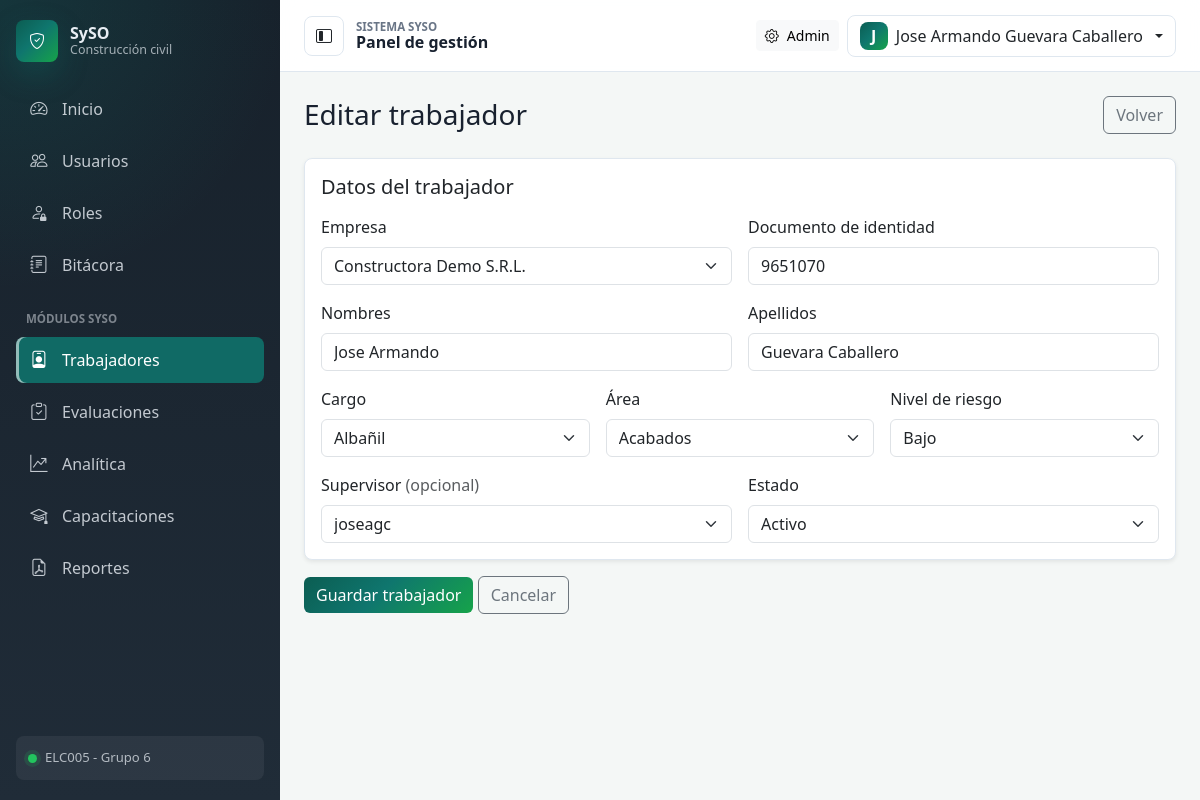
/trabajadores/3/editar/ (signed in), run on the app's committed database.
### apps/workers/models.py (models this page shows, shortened)
class Trabajador(models.Model):
    class Estado(models.TextChoices):
        ACTIVO = 'ACTIVO', 'Activo'
        INACTIVO = 'INACTIVO', 'Inactivo'
    empresa = models.ForeignKey(Empresa, on_delete=models.PROTECT, related_name='trabajadores')
    nombres = models.CharField('Nombres', max_length=120)
    apellidos = models.CharField('Apellidos', max_length=120)
    documento = models.CharField('Documento de identidad', max_length=30, unique=True)
    cargo = models.ForeignKey(Cargo, on_delete=models.PROTECT, related_name='trabajadores')
    area = models.ForeignKey(Area, on_delete=models.PROTECT, related_name='trabajadores')
    nivel_riesgo = models.ForeignKey(NivelRiesgo, on_delete=models.PROTECT, related_name='trabajadores')
    supervisor = models.ForeignKey(
        settings.AUTH_USER_MODEL,
        on_delete=models.SET_NULL,
        null=True, blank=True,
        related_name='trabajadores_supervisados',
        verbose_name='Supervisor',
    )
    estado = models.CharField(max_length=10, choices=Estado.choices, default=Estado.ACTIVO)
    creado_en = models.DateTimeField(auto_now_add=True)
    actualizado_en = models.DateTimeField(auto_now=True)
    class Meta:
        verbose_name = 'Trabajador'
        verbose_name_plural = 'Trabajadores'
        ordering = ['apellidos', 'nombres']

### apps/workers/interfaces/views/trabajador_views.py (the view, shortened to what this page needs)
# urls.py: path('<int:pk>/editar/', trabajador_views.TrabajadorUpdateView.as_view(), name='trabajador_update'),
class TrabajadorUpdateView(PermissionRequiredMixin, View):
    permission_required = 'usuarios.gestionar_trabajadores'
    raise_exception = True
    def get(self, request, pk):
        trabajador = ObtenerTrabajador().execute(pk)
        return render(request, 'workers/trabajadores/form.html', {
            'form': TrabajadorForm(instance=trabajador), 'trabajador': trabajador,
        })

### apps/workers/interfaces/forms/trabajador_form.py
class TrabajadorForm(forms.ModelForm):
    class Meta:
        model = Trabajador
        fields = [
            'empresa', 'nombres', 'apellidos', 'documento',
            'cargo', 'area', 'nivel_riesgo', 'supervisor', 'estado',
        ]
        widgets = {
            'empresa': forms.Select(attrs={'class': 'form-select'}),
            'nombres': forms.TextInput(attrs={'class': 'form-control'}),
            'apellidos': forms.TextInput(attrs={'class': 'form-control'}),
            'documento': forms.TextInput(attrs={'class': 'form-control'}),
            'cargo': forms.Select(attrs={'class': 'form-select'}),
            'area': forms.Select(attrs={'class': 'form-select'}),
            'nivel_riesgo': forms.Select(attrs={'class': 'form-select'}),
            'supervisor': forms.Select(attrs={'class': 'form-select'}),
            'estado': forms.Select(attrs={'class': 'form-select'}),
        }
    def __init__(self, *args, **kwargs):
        super().__init__(*args, **kwargs)
        self.fields['supervisor'].queryset = User.objects.filter(is_active=True).order_by('first_name', 'username')
        self.fields['supervisor'].required = False

### apps/audit/services.py (called while the page is built)
def set_current_request(request):
    _local.request = request

### apps/workers/application/use_cases/trabajadores.py (called while the page is built)
    def execute(self, trabajador_id):
        try:
            return Trabajador.objects.select_related(
                'empresa', 'cargo', 'area', 'nivel_riesgo', 'supervisor'
            ).get(pk=trabajador_id)
        except Trabajador.DoesNotExist:
            raise WorkerError('El trabajador solicitado no existe.')

### apps/workers/models.py (called while the page is built)
    def __str__(self):
        return self.nombre

    def __str__(self):
        return self.nombre

    def __str__(self):
        return self.nombre

    def __str__(self):
        return self.nombre

### apps/workers/templates/workers/trabajadores/form.html (shortened to what this page needs)
{% extends 'base.html' %}
{% block content %}
  <div class="d-flex justify-content-between align-items-center mb-4" data-reveal>
    <h1 class="h3 mb-0">{{ trabajador|yesno:"Editar trabajador,Nuevo trabajador" }}</h1>
    <a href="{% url 'workers:trabajador_list' %}" class="btn btn-outline-secondary">Volver</a>
  </div>
  <form method="post" novalidate data-reveal>
    <div class="card shadow-sm mb-3">
      <div class="card-body">
        <h2 class="h5 mb-3">Datos del trabajador</h2>
        <div class="row g-3">
          <div class="col-md-6">
            <label class="form-label">Empresa</label>{{ form.empresa }}
          </div>
          <div class="col-md-6">
            <label class="form-label">Documento de identidad</label>{{ form.documento }}
          </div>
          <div class="col-md-6">
            <label class="form-label">Nombres</label>{{ form.nombres }}
          </div>
          <div class="col-md-6">
            <label class="form-label">Apellidos</label>{{ form.apellidos }}
          </div>
          <div class="col-md-4">
            <label class="form-label">Cargo</label>{{ form.cargo }}
          </div>
          <div class="col-md-4">
            <label class="form-label">Área</label>{{ form.area }}
          </div>
          <div class="col-md-4">
            <label class="form-label">Nivel de riesgo</label>{{ form.nivel_riesgo }}
          </div>
          <div class="col-md-6">
            <label class="form-label">Supervisor <span class="text-muted">(opcional)</span></label>{{ form.supervisor }}
          </div>
          <div class="col-md-6">
            <label class="form-label">Estado</label>{{ form.estado }}
          </div>
        </div>
      </div>
    </div>
    <button type="submit" class="btn btn-primary">Guardar trabajador</button>
    <a href="{% url 'workers:trabajador_list' %}" class="btn btn-outline-secondary">Cancelar</a>
  </form>
{% endblock %}

### templates/partials/navbar.html (shortened to what this page needs)
{% if user.is_authenticated %}
  <header class="topbar">
    <button class="btn btn-icon d-none d-lg-inline-flex" type="button"
            data-sidebar-toggle aria-label="Contraer menú">
      <i class="bi bi-layout-sidebar-inset"></i>
    </button>
    <div class="topbar-title">
      <span class="eyebrow">Sistema SySO</span>
      <strong>{% block topbar_title %}Panel de gestión{% endblock %}</strong>
    </div>
    <div class="ms-auto d-flex align-items-center gap-2">
      {% if user.is_staff %}
        <a href="/admin/" class="btn btn-light btn-sm d-none d-md-inline-flex align-items-center gap-2">
          <i class="bi bi-gear"></i>
          Admin
        </a>
      {% endif %}
      <div class="dropdown">
        <button class="btn account-button dropdown-toggle" type="button" data-bs-toggle="dropdown">
          <span class="account-avatar">{{ user.username|first|upper }}</span>
          <span class="d-none d-sm-inline">{{ user.get_full_name|default:user.username }}</span>
        </button>
      </div>
    </div>
  </header>
{% endif %}

### static/css/app.css (style rules this page uses)
:root { --app-bg: #f4f7f6; --app-surface: #ffffff; --app-ink: #18212f; --app-muted: #697586; --sidebar-bg: #17212b; --sidebar-bg-2: #202c38; --accent-green: #0f766e; --accent-green-strong: #0b5d52; --accent-emerald: #16a34a; --accent-mint: #2bb673; --accent-orange: #f97316; --accent-red: #dc2626; --brand-grad: linear-gradient(135deg, #0b5d52 0%, #0f766e 45%, #16a34a 100%); --border-soft: #dfe7ef; --shadow-soft: 0 18px 45px rgba(24, 33, 47, .08); }
* { letter-spacing: 0; }
body { color: var(--app-ink); background: var(--app-bg); }
.topbar { min-height: 72px; display: flex; align-items: center; gap: 12px; padding: 14px 24px; background: rgba(255, 255, 255, .92); border-bottom: 1px solid var(--border-soft); backdrop-filter: blur(14px); position: sticky; top: 0; z-index: 20; }
.topbar-title { display: flex; flex-direction: column; line-height: 1.15; }
.eyebrow { color: var(--app-muted); font-size: .72rem; font-weight: 700; text-transform: uppercase; }
.btn-icon { width: 40px; height: 40px; display: inline-flex; align-items: center; justify-content: center; border: 1px solid var(--border-soft); background: white; border-radius: 8px; }
.account-button { display: inline-flex; align-items: center; gap: 8px; border: 1px solid var(--border-soft); background: white; border-radius: 8px; }
.account-avatar { width: 28px; height: 28px; display: inline-flex; align-items: center; justify-content: center; border-radius: 8px; color: white; background: var(--brand-grad); font-weight: 700; }
.card, .stat-card, .module-card, .workflow-panel { border: 1px solid var(--border-soft); border-radius: 8px; box-shadow: var(--shadow-soft); }
[data-reveal] { opacity: 0; transform: translateY(12px); }
.is-loaded [data-reveal] { animation: reveal-up .46s ease forwards; }
:root { --bs-primary: #0f766e; --bs-primary-rgb: 15, 118, 110; --bs-link-color: #0f766e; --bs-link-color-rgb: 15, 118, 110; --bs-link-hover-color: #0b5d52; }
a { color: var(--accent-green); }
.btn-primary { --bs-btn-color: #fff; --bs-btn-bg: #0f766e; --bs-btn-border-color: #0f766e; --bs-btn-hover-color: #fff; --bs-btn-hover-bg: #0b5d52; --bs-btn-hover-border-color: #0b5d52; --bs-btn-active-bg: #0a4f45; --bs-btn-active-border-color: #0a4f45; --bs-btn-disabled-bg: #0f766e; --bs-btn-disabled-border-color: #0f766e; --bs-btn-focus-shadow-rgb: 15, 118, 110; background-image: var(--brand-grad); border: 0; }
.btn { transition: transform .12s ease, box-shadow .15s ease, filter .15s ease; }
:root { --bs-focus-ring-color: rgba(15, 118, 110, .28); }

### data on the page
Trabajador: empresa "Constructora Demo S.R.L.", documento "9651070", nombres "Jose Armando", apellidos "Guevara Caballero", cargo "Albañil", area "Acabados", nivel_riesgo "Bajo", supervisor "joseagc", estado "Activo"

### other printed values
{{ user.username|first|upper }} "J"
{{ user.get_full_name|default:user.username }} "Jose Armando Guevara Caballero"
{{ trabajador|yesno:"Editar trabajador,Nuevo trabajador" }} "Editar trabajador"
